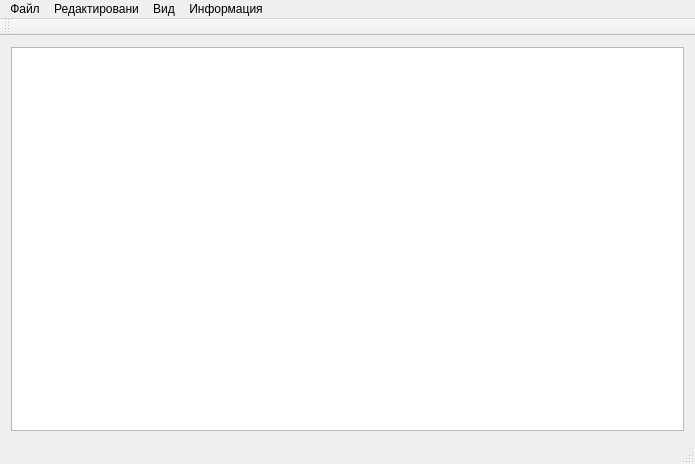
<?xml version="1.0" encoding="UTF-8"?>
<ui version="4.0">
 <class>MainWindow</class>
 <widget class="QMainWindow" name="MainWindow">
  <property name="geometry">
   <rect>
    <x>0</x>
    <y>0</y>
    <width>695</width>
    <height>464</height>
   </rect>
  </property>
  <property name="windowTitle">
   <string>MainWindow</string>
  </property>
  <widget class="QWidget" name="centralWidget">
   <layout class="QVBoxLayout" name="verticalLayout">
    <item>
     <widget class="QTextEdit" name="textEdit"/>
    </item>
   </layout>
  </widget>
  <widget class="QMenuBar" name="menuBar">
   <property name="geometry">
    <rect>
     <x>0</x>
     <y>0</y>
     <width>695</width>
     <height>22</height>
    </rect>
   </property>
   <widget class="QMenu" name="menuFile">
    <property name="title">
     <string>Файл</string>
    </property>
    <addaction name="actionNew"/>
    <addaction name="actionOpen"/>
    <addaction name="separator"/>
    <addaction name="actionSave"/>
    <addaction name="actionSave_as"/>
    <addaction name="actionClose"/>
    <addaction name="separator"/>
    <addaction name="actionExit"/>
   </widget>
   <widget class="QMenu" name="menuEdit">
    <property name="title">
     <string>Редактировани</string>
    </property>
    <addaction name="actionCopy"/>
    <addaction name="actionPaste"/>
    <addaction name="actionCut"/>
    <addaction name="separator"/>
    <addaction name="actionRedo"/>
    <addaction name="actionUndo"/>
    <addaction name="separator"/>
   </widget>
   <widget class="QMenu" name="menuAbout">
    <property name="title">
     <string>Информация</string>
    </property>
    <addaction name="actionAbout"/>
    <addaction name="actionAbout_Qt"/>
   </widget>
   <widget class="QMenu" name="menuView">
    <property name="title">
     <string>Вид</string>
    </property>
    <addaction name="actionFont"/>
   </widget>
   <addaction name="menuFile"/>
   <addaction name="menuEdit"/>
   <addaction name="menuView"/>
   <addaction name="menuAbout"/>
  </widget>
  <widget class="QToolBar" name="mainToolBar">
   <attribute name="toolBarArea">
    <enum>TopToolBarArea</enum>
   </attribute>
   <attribute name="toolBarBreak">
    <bool>false</bool>
   </attribute>
  </widget>
  <widget class="QStatusBar" name="statusBar"/>
  <action name="actionNew">
   <property name="icon">
    <iconset resource="texteditor.qrc">
     <normaloff>:/icons/images/new.png</normaloff>:/icons/images/new.png</iconset>
   </property>
   <property name="text">
    <string>Новый</string>
   </property>
   <property name="toolTip">
    <string>Новый</string>
   </property>
   <property name="shortcut">
    <string>Ctrl+N</string>
   </property>
  </action>
  <action name="actionOpen">
   <property name="icon">
    <iconset resource="texteditor.qrc">
     <normaloff>:/icons/images/open.png</normaloff>:/icons/images/open.png</iconset>
   </property>
   <property name="text">
    <string>Открыть</string>
   </property>
   <property name="toolTip">
    <string>Открыть</string>
   </property>
  </action>
  <action name="actionSave">
   <property name="icon">
    <iconset resource="texteditor.qrc">
     <normaloff>:/icons/images/save.png</normaloff>:/icons/images/save.png</iconset>
   </property>
   <property name="text">
    <string>Сохранить</string>
   </property>
   <property name="toolTip">
    <string>Сохранить</string>
   </property>
   <property name="shortcut">
    <string>Ctrl+S</string>
   </property>
  </action>
  <action name="actionClose">
   <property name="text">
    <string>Закрыть</string>
   </property>
   <property name="toolTip">
    <string>Закрыть</string>
   </property>
   <property name="shortcut">
    <string>Ctrl+W</string>
   </property>
  </action>
  <action name="actionExit">
   <property name="text">
    <string>Выход</string>
   </property>
   <property name="toolTip">
    <string>Выход</string>
   </property>
  </action>
  <action name="actionCopy">
   <property name="icon">
    <iconset resource="texteditor.qrc">
     <normaloff>:/icons/images/copy.png</normaloff>:/icons/images/copy.png</iconset>
   </property>
   <property name="text">
    <string>Копировать</string>
   </property>
   <property name="shortcut">
    <string>Ctrl+C</string>
   </property>
  </action>
  <action name="actionPaste">
   <property name="icon">
    <iconset resource="texteditor.qrc">
     <normaloff>:/icons/images/paste.png</normaloff>:/icons/images/paste.png</iconset>
   </property>
   <property name="text">
    <string>Вставить</string>
   </property>
   <property name="toolTip">
    <string>Вставить</string>
   </property>
   <property name="shortcut">
    <string>Ctrl+V</string>
   </property>
  </action>
  <action name="actionCut">
   <property name="icon">
    <iconset resource="texteditor.qrc">
     <normaloff>:/icons/images/cut.png</normaloff>:/icons/images/cut.png</iconset>
   </property>
   <property name="text">
    <string>Вырезать</string>
   </property>
   <property name="toolTip">
    <string>Вырезать</string>
   </property>
   <property name="shortcut">
    <string>Ctrl+X</string>
   </property>
  </action>
  <action name="actionRedo">
   <property name="text">
    <string>Повторить</string>
   </property>
   <property name="toolTip">
    <string>Повторить</string>
   </property>
   <property name="shortcut">
    <string>Ctrl+Y</string>
   </property>
  </action>
  <action name="actionUndo">
   <property name="text">
    <string>Отменить</string>
   </property>
   <property name="toolTip">
    <string>Отменить</string>
   </property>
   <property name="shortcut">
    <string>Ctrl+Z</string>
   </property>
  </action>
  <action name="actionAbout">
   <property name="text">
    <string>О приложении</string>
   </property>
   <property name="toolTip">
    <string>О приложении</string>
   </property>
  </action>
  <action name="actionAbout_Qt">
   <property name="text">
    <string>Информация Qt</string>
   </property>
   <property name="toolTip">
    <string>Информация Qt</string>
   </property>
  </action>
  <action name="actionSelect_font">
   <property name="text">
    <string>Выбрать шрифт</string>
   </property>
   <property name="toolTip">
    <string>Выбрать шрифт</string>
   </property>
  </action>
  <action name="actionFont">
   <property name="text">
    <string>Шрифт</string>
   </property>
   <property name="toolTip">
    <string>Шрифт</string>
   </property>
  </action>
  <action name="actionSave_as">
   <property name="text">
    <string>Сохранить как...</string>
   </property>
   <property name="toolTip">
    <string>Сохранить как...</string>
   </property>
   <property name="shortcut">
    <string>Ctrl+Shift+S</string>
   </property>
  </action>
 </widget>
 <layoutdefault spacing="6" margin="11"/>
 <resources>
  <include location="texteditor.qrc"/>
 </resources>
 <connections/>
</ui>
